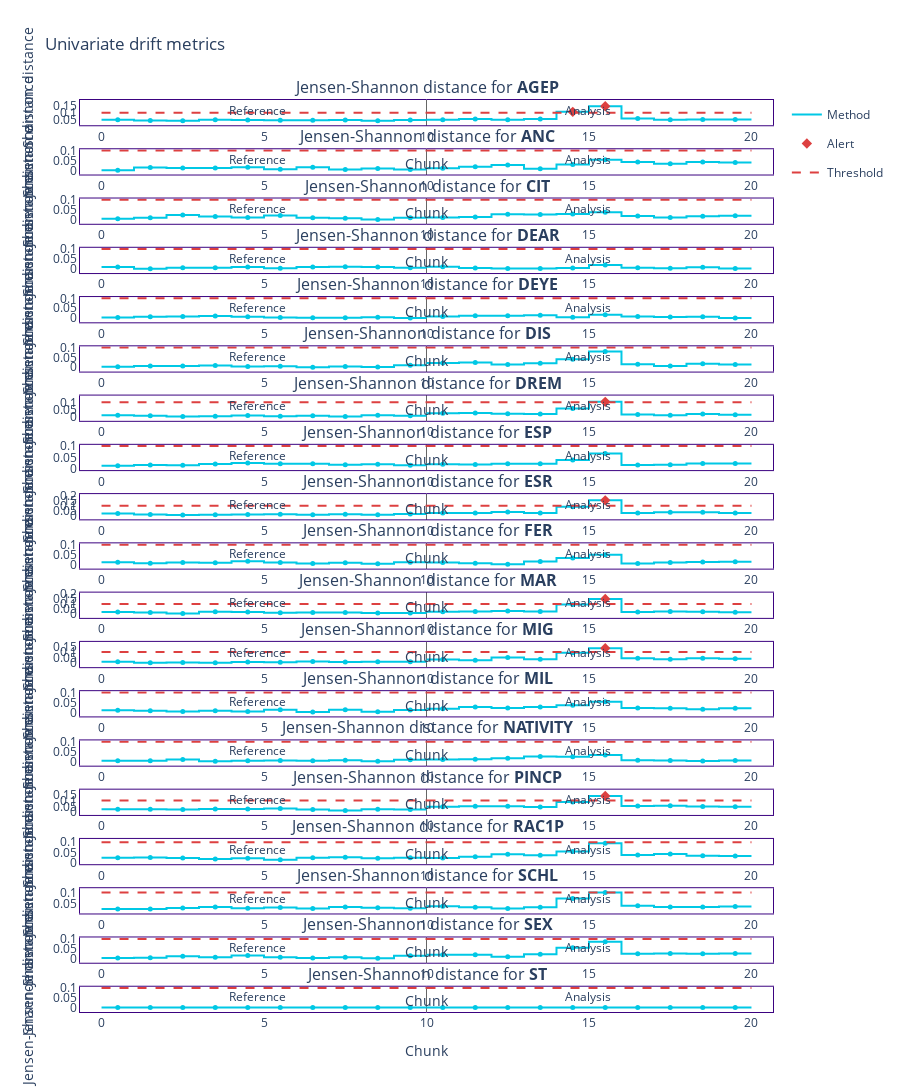

The cell this chart's notebook holds for it:
### Code cell
figure = results_univariate.filter( methods=['jensen_shannon']).plot(kind='drift')
figure.show()
